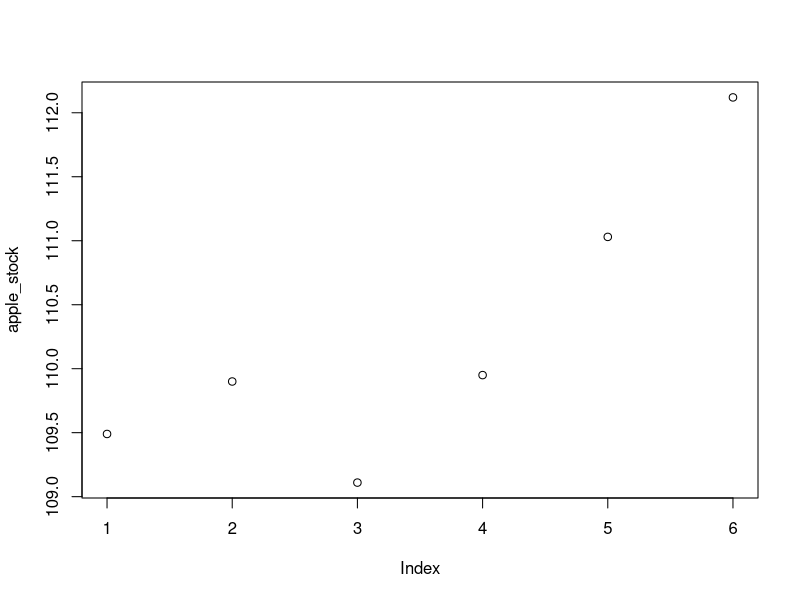
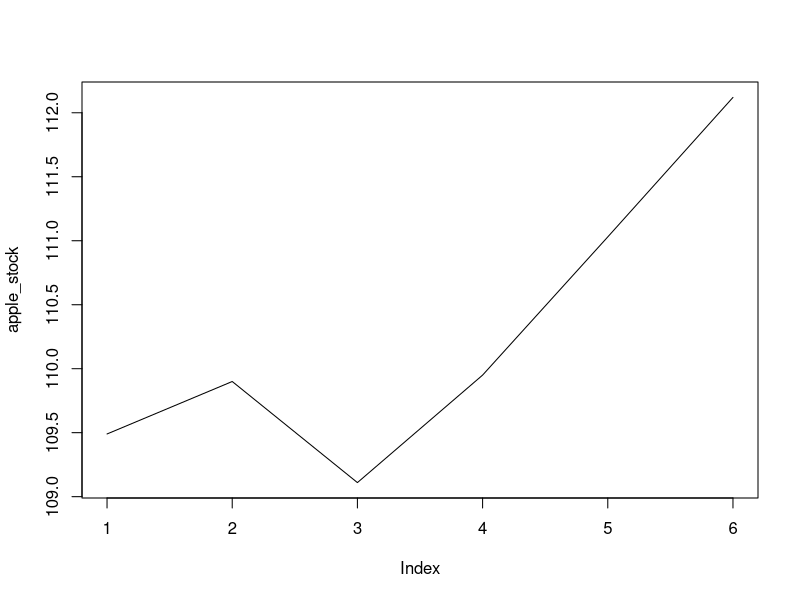
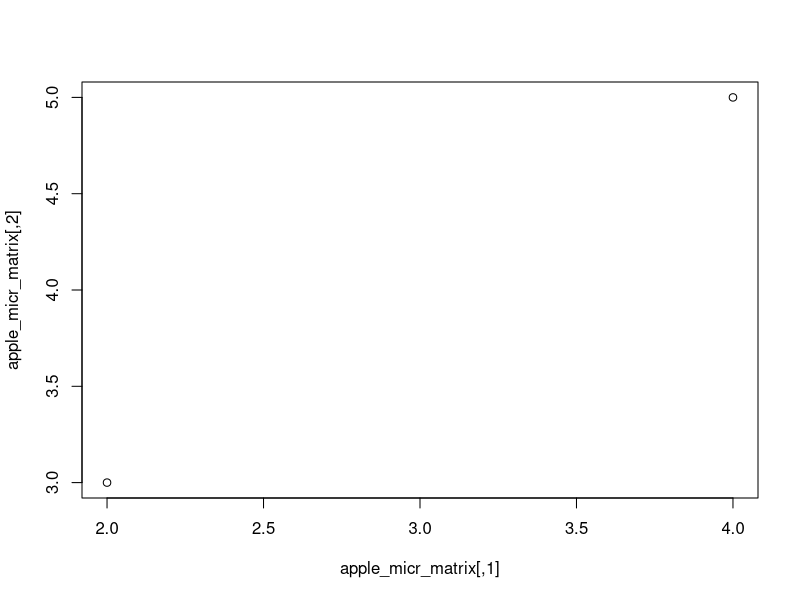
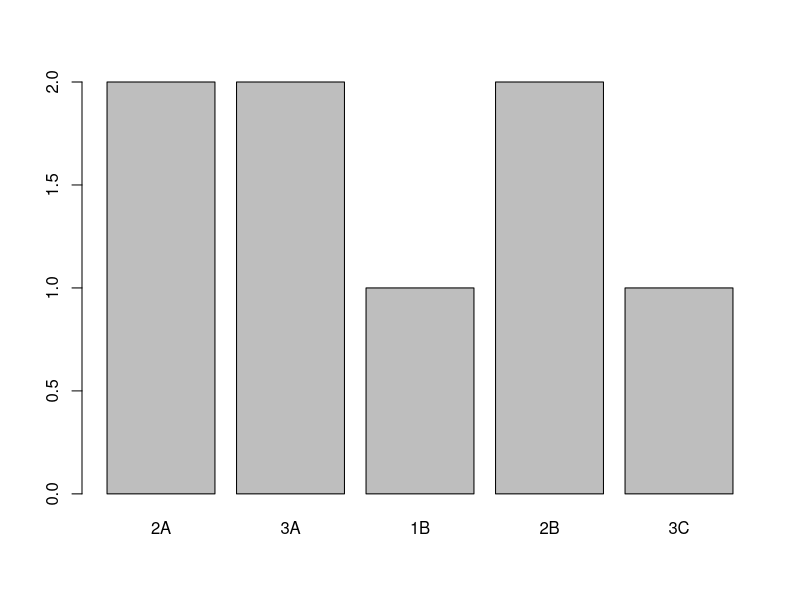
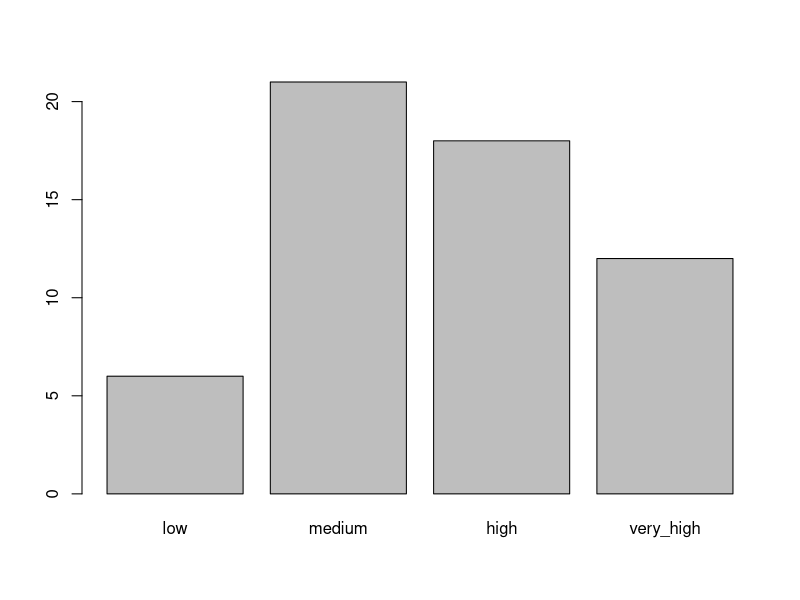
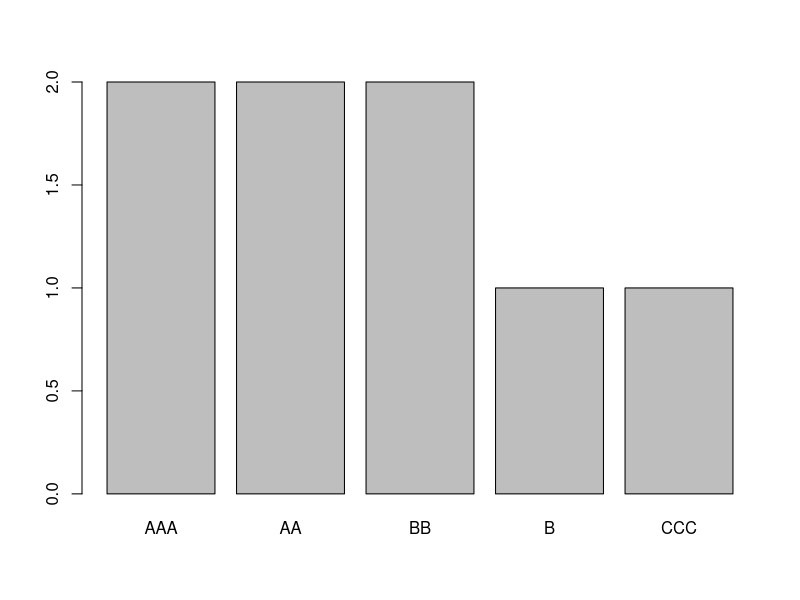
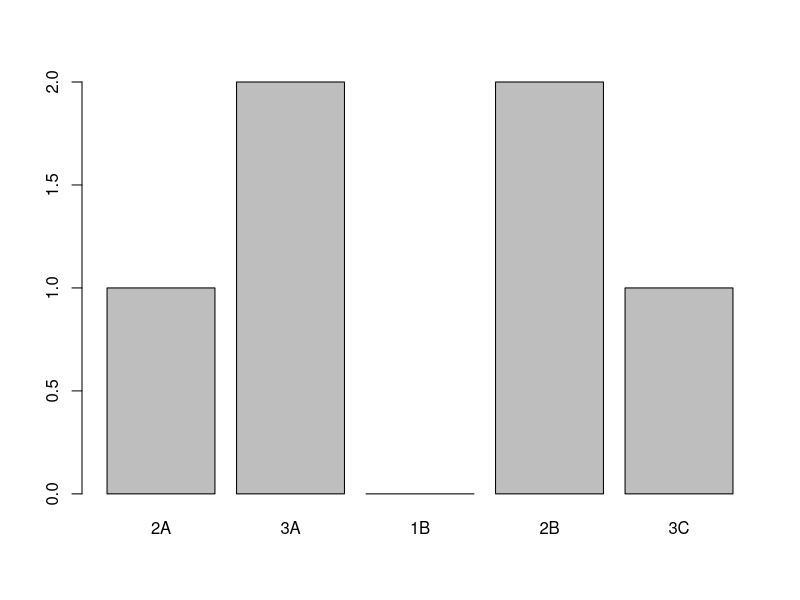
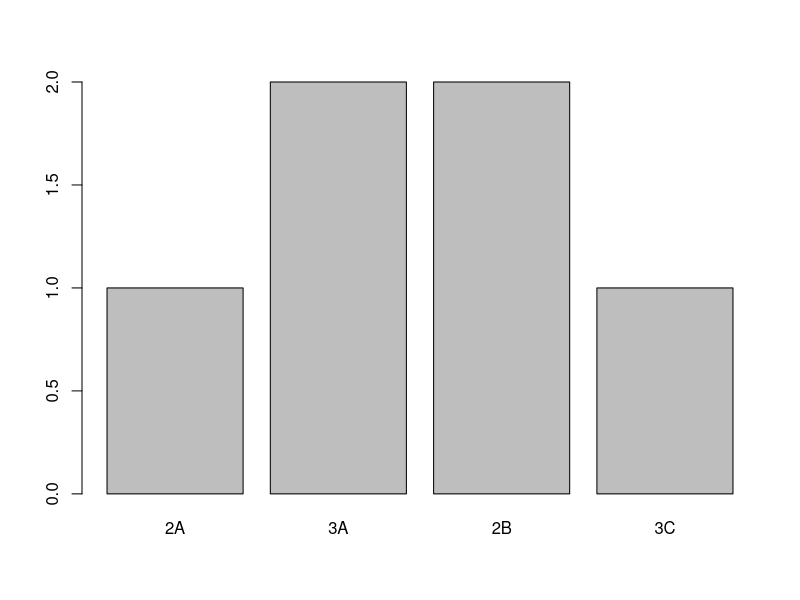

The R source for these figures, in order:
## ---- chunk 1
knitr::opts_chunk$set(echo = TRUE)
## ---- chunk 2
setwd("C:/Users/maiam/Dropbox/ABRIL-MAIO 2020/PYTHON/PORTFOLIO/TUTORIALS/r/Introduction to R for Finance")
# Addition 
2 + 2
# Subtraction
4 - 1
# Multiplication
3 * 4
# Division
4/2
# Exponentiation
2^4
# Modulo
7%%3
## ---- chunk 3
# Assign 200 to savings
savings <- 200
# Print the value of savings to the console
savings

######Aritmetrics with variables

# Assign 500 to my_money
my_money <- 500

# Assign 200 to dans_money
dans_money<-200

# Add my_money and dans_money
my_money+dans_money

# Add my_money and dans_money again, save the result to our_money
our_money<-my_money+dans_money
print(our_money)
## ---- chunk 4
# Variables for starting_cash and 5% return during January
starting_cash <- 200
jan_ret <- 5
jan_mult <- 1 + (jan_ret / 100)

# How much money do you have at the end of January?
post_jan_cash <- starting_cash*jan_mult
# Print post_jan_cash
post_jan_cash
# January 10% return multiplier
jan_ret_10 <- 10
jan_mult_10 <- 1+(jan_ret_10/100)
# How much money do you have at the end of January now?
post_jan_cash_10 <- starting_cash*jan_mult_10
# Print post_jan_cash_10
post_jan_cash_10
# Starting cash and returns 
starting_cash <- 200
jan_ret <- 4
feb_ret <- 5
# Multipliers
jan_mult <- 1+(jan_ret/100)
feb_mult <- 1+feb_ret/100
# Total cash at the end of the two months
total_cash <- starting_cash*jan_mult*feb_mult
# Print total_cash
total_cash
## ---- chunk 5
# company's stock price is a numeric
company_stock <- 150.45
class(company_stock)

# Bond credit ratings are characters
credit_rating <-"AAA"
class(credit_rating)
# You like the stock market. TRUE or FALSE?
my_answer <- TRUE
class(my_answer)
# Print my_answer
my_answer

## ---- chunk 6
# numeric vector
ibm_stock <- c(159.82, 160.02, 159.84)

# character vector
finance <-c("stocks", "bonds", "investments")

# A logical vector
logic <- c(TRUE,FALSE,TRUE)

# Vectors of 12 months of returns, and month names
ret <- c(5, 2, 3, 7, 8, 3, 5, 9, 1, 4, 6, 3)
months <- c("Jan", "Feb", "Mar", "Apr", "May", "Jun", "Jul", "Aug", "Sep", "Oct", "Nov", "Dec")

# Naming the vector ret
names(ret) <- months
# Print out ret to see the new names!
ret

## ---- chunk 7
apple_stock <- c(109.49, 109.90, 109.11, 109.95, 111.03, 112.12)
credit_rating <- c("AAA", "AA", "BBB", "BB", "B")
micr<-c(59.20,59.25,60.22,59.95,61.37,61.01,61.97,62.17,62.98,62.68,62.58,62.30
,63.62,63.54,63.54,63.55,63.24,63.28,62.99,62.90,62.14)
# Look at the data
apple_stock
# Plot the data points
plot(apple_stock)
# Plot the data as a line graph
plot(apple_stock, type = "l")

## ---- chunk 8

# Weights and returns
micr_ret<- 7
sony_ret <- 9
micr_weight <- .2
sony_weight <- .8

# Portfolio return
portf_ret <-micr_ret * micr_weight + sony_ret * sony_weight
# Weights, returns, and company names
ret <- c(7, 9)
weight <- c(.2, .8)
companies <- c("Microsoft", "Sony")

# Assign company names to your vectors
names(ret) <- companies
names(weight) <- companies
# Multiply the returns and weights together 
ret_X_weight <- ret*weight
# Print ret_X_weight
ret_X_weight

# Sum to get the total portfolio return
portf_ret <-sum(ret_X_weight)

# Print portf_ret
sum(portf_ret)
# Print ret
ret 
# Assign 1/3 to weight
weight <- 1/3
# Create ret_X_weight
ret_X_weight <- ret*weight
# Calculate your portfolio return
portf_ret <- sum(ret_X_weight)
# Vector of length 3 * Vector of length 2?
ret * c(.2, .6)
## ---- chunk 9
ret <- c(5, 2, 3, 7, 8, 3, 5, 9, 1, 4, 6, 3)

# First 6 months of returns
ret[1:6]

# Just March and May
ret[c("Mar","May")]

# Omit the first month of returns
ret[-1]
## ---- chunk 10
# A vector of 9 numbers
my_vector <- c(1, 2, 3, 4, 5, 6, 7, 8, 9)
# 3x3 matrix
my_matrix <- matrix(data = my_vector, nrow = 3, ncol =3)
# Print my_matrix
my_matrix
# Filling across using byrow = TRUE
apple_micr_matrix<-matrix(data = c(2, 3, 4, 5), nrow = 2, ncol = 2, byrow = TRUE)
# View the data
apple_micr_matrix
# Scatter plot of Microsoft vs Apple
plot(apple_micr_matrix)

## ---- chunk 11
apple <- c(109.49, 109.90, 109.11, 109.95, 111.03)
ibm <- c(159.82, 160.02, 159.84, 160.35, 164.79)

# cbind the vectors together
cbind_stocks <- cbind(apple,ibm,micr)

# Print cbind_stocks
cbind_stocks

# rbind the vectors together
rbind_stocks <- rbind(apple,ibm,micr)

# Print rbind_stocks
rbind_stocks

## ---- chunk 12
stocks<-cbind_stocks
# Third row
stocks[3,]

# Fourth and fifth row of the ibm column
stocks[c(4,5),"ibm"]

# apple and micr columns
stocks[,c("apple","micr")]

## ---- chunk 13

# Variables
company <- c("A", "A", "A", "B", "B", "B", "B")
cash_flow <- c(1000, 4000, 550, 1500, 1100, 750, 6000)
year <- c(1, 3, 4, 1, 2, 4, 5)

# Data frame
cash <- data.frame(company,cash_flow,year)

# Print cash
cash

## ---- chunk 14
# Call head() for the first 4 rows
head(cash,n=4)

# Call tail() for the last 3 rows
tail(cash,n=3)

# Call str()
str(cash)
## ---- chunk 15
# Fix your column names
colnames(cash)<-c("company","cash_flow","year")

# Print out the column names of cash
names(cash)
## ---- chunk 16

# Third row, second column
cash[3,2]

# Fifth row of the "year" column
cash[5,"year"]

# Select the year column
cash$year
# Select the cash_flow column and multiply by 2
cash$cash_flow*2
# Delete the company column
cash$company <- NULL
# Print cash again
cash
# Rows about company B
subset(cash,company=="B")

# Rows with cash flows due in 1 year
subset(cash,year==1)

## ---- chunk 17
# Quarter cash flow scenario
cash$quarter_cash <-cash$cash_flow*0.25

# Double year scenario
cash$double_year<-cash$year*2

## ---- chunk 18
# Present value of $4000, in 3 years, at 5%
present_value_4k <- 4000*(1+0.05)^-3
# Present value of all cash flows
cash$present_value <-cash$cash_flow*(1+0.05)^-cash$year
# Print out cash
cash
# Total present value of cash
total_pv <- sum(cash$present_value)
# Company B information
cash_B <- subset(cash,company=="B")
# Total present value of cash_B
total_pv_B <- sum(cash_B$present_value)

## ---- chunk 19

# credit_rating character vector
credit_rating <- c("BB", "AAA", "AA", "CCC", "AA", "AAA", "B", "BB")

# Create a factor from credit_rating
credit_factor <- factor(credit_rating)

# Print out your new factor
credit_factor

# Call str() on credit_rating
str(credit_rating)

# Call str() on credit_factor
str(credit_factor)


# Identify unique levels
levels(credit_factor)

# Rename the levels of credit_factor
levels(credit_factor)<-c("2A","3A","1B","2B","3C")

# Print credit_factor
credit_factor
## ---- chunk 20
# Summarize the character vector, credit_rating
summary(credit_rating)

# Summarize the factor, credit_factor
summary(credit_factor)
## ---- chunk 21

# Visualize your factor!
plot(credit_factor)

## ---- chunk 22
AAA_rank<-c(31,48,100,53,85,73,62,74,42,38,97,61,48,86,44,9,43,18,62,31,48,100,53,85,73,62,74,42,38,97,61,48,86,44,9,43,18,62,31,48,100,53,85,73,62,74,42,38,97,61,48,86,44,9,43,18,62)
AAA_factor <- cut(x = AAA_rank, breaks = c(0, 20, 40, 60, 80, 100))
head(AAA_factor)

# Create 4 buckets for AAA_rank using cut()
AAA_factor <- cut(x = AAA_rank, breaks = c(0,25,50,75,100))

# Rename the levels 
levels(AAA_factor)<-c("low","medium","high","very_high")

# Print AAA_factor
AAA_factor

# Plot AAA_factor
plot(AAA_factor)

## ---- chunk 23

# Use unique() to find unique words
unique(credit_rating)

# Create an ordered factor
credit_factor_ordered <- factor(credit_rating, ordered = TRUE, levels = c("AAA","AA","BB","B","CCC"))

# Plot credit_factor_ordered
plot(credit_factor_ordered)
## ---- chunk 24

# Remove the A bonds at positions 3 and 7. Don't drop the A level.
keep_level <- credit_factor[-c(3,7)]

# Plot keep_level
plot(keep_level)

# Remove the A bonds at positions 3 and 7. Drop the A level.
drop_level <-credit_factor[-c(3,7),drop="TRUE"]

# Plot drop_level
plot(drop_level)

## ---- chunk 25
# Variables
credit_rating <- c("AAA", "A", "BB")
bond_owners <- c("Dan", "Tom", "Joe")
# Create the data frame of character vectors, bonds
bonds <-data.frame(credit_rating,bond_owners,stringsAsFactors = FALSE)
# Use str() on bonds
str(bonds)
# Create a factor column in bonds called credit_factor from credit_rating
bonds$credit_factor <- factor(bonds$credit_rating, ordered = TRUE, levels = c("AAA","A","BB"))
# Use str() on bonds again
str(bonds)

## ---- chunk 26
# List components
name <- "Apple and IBM"
apple <- c(109.49, 109.90, 109.11, 109.95, 111.03)
ibm <- c(159.82, 160.02, 159.84, 160.35, 164.79)
cor_matrix <- cor(cbind(apple, ibm))

# Create a list
portfolio <- list(name,apple,ibm,cor_matrix)

# View your first list
portfolio
## ---- chunk 27

# Add names to your portfolio
names(portfolio)<-c("portfolio_name", "apple", "ibm", "correlation")

# Print portfolio
portfolio
## ---- chunk 28
# Second and third elements of portfolio
portfolio[c(2,3)]
# Use $ to get the correlation data
portfolio$correlation

## ---- chunk 29

# Add weight: 20% Apple, 80% IBM
portfolio$weight <- c(apple = 0.2, ibm = 0.8)
# Print portfolio
portfolio
# Change the weight variable: 30% Apple, 70% IBM
portfolio$weight<- c(apple = 0.3, ibm = 0.7)
# Print portfolio to see the changes
portfolio

## ---- chunk 30
# Take a look at portfolio
portfolio
# Remove the microsoft stock prices from your portfolio
portfolio$microsoft<-NULL
portfolio
## ---- chunk 31

# Define grouping from year
grouping <- cash$year
# Split cash on your new grouping
split_cash <- split(cash,grouping)
# Look at your split_cash list
split_cash
# Unsplit split_cash to get the original data back.
original_cash <- unsplit(split_cash,grouping)
# Print original_cash
original_cash

## ---- chunk 32

# Print split_cash
split_cash
# Print the cash_flow column of B in split_cash
split_cash$B$cash_flow
# Set the cash_flow column of company A in split_cash to 0
split_cash$A$cash_flow <-0
# Use the grouping to unsplit split_cash
cash_no_A <- unsplit(split_cash,grouping)
# Print cash_no_A
cash_no_A

## ---- chunk 33

# my_matrix and my_factor
my_matrix <- matrix(c(1,2,3,4,5,6), nrow = 2, ncol = 3)
rownames(my_matrix) <- c("Row1", "Row2")
colnames(my_matrix) <- c("Col1", "Col2", "Col3")

my_factor <- factor(c("A", "A", "B"), ordered = T, levels = c("A", "B"))

# attributes of my_matrix
attributes(my_matrix)

# Just the dim attribute of my_matrix
attr(my_matrix,"dim")

# attributes of my_factor
attributes(my_factor)

